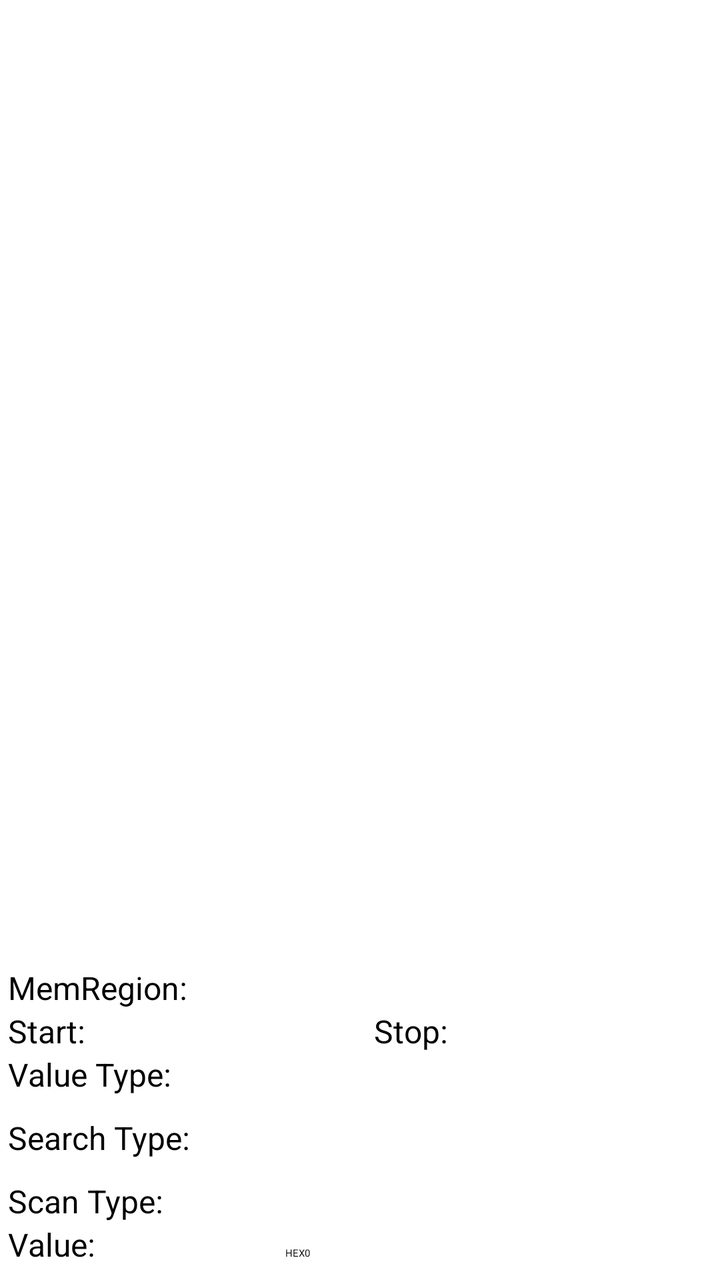
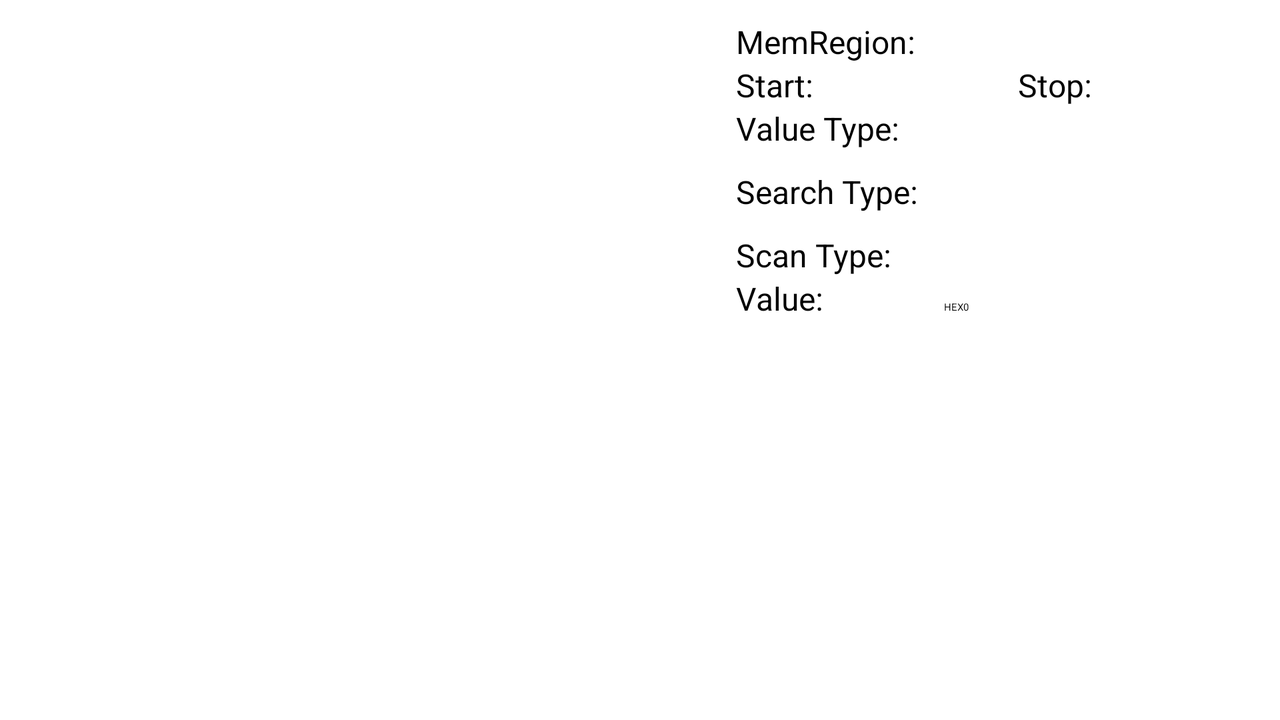

One screen, two layout resources from the same app: the default and the repository's alternative for another configuration. Each is rendered where Android would select it; the XML of both is given below.
<!-- AndroidManifest.xml: activity theme CitraBase -->
<!-- res/layout/activity_memory.xml -->
<?xml version="1.0" encoding="utf-8"?>
<RelativeLayout xmlns:android="http://schemas.android.com/apk/res/android"
    xmlns:app="http://schemas.android.com/apk/res-auto"
    android:layout_width="match_parent"
    android:layout_height="match_parent">

    <androidx.appcompat.widget.Toolbar
        android:id="@+id/toolbar"
        android:theme="@style/ThemeOverlay.AppCompat.Dark.ActionBar"
        app:popupTheme="@style/ThemeOverlay.AppCompat.DayNight"
        android:background="?attr/colorPrimary"
        android:layout_width="match_parent"
        android:layout_height="?attr/actionBarSize"
        android:layout_alignParentTop="true" />

    <androidx.recyclerview.widget.RecyclerView
        android:id="@+id/memory_list"
        android:layout_below="@id/toolbar"
        android:layout_above="@+id/memory_search_layout"
        android:layout_width="match_parent"
        android:layout_height="match_parent"/>

    <LinearLayout
        android:id="@+id/memory_search_layout"
        android:layout_alignParentBottom="true"
        android:orientation="vertical"
        android:layout_width="match_parent"
        android:layout_height="wrap_content">

        <LinearLayout
            android:orientation="horizontal"
            android:paddingTop="10dp"
            android:layout_width="match_parent"
            android:layout_height="wrap_content">

            <TextView
                android:text="@string/memory_region_text"
                android:textSize="16sp"
                android:layout_weight="1"
                android:paddingStart="4dp"
                android:layout_width="match_parent"
                android:layout_height="wrap_content"/>

            <Spinner
                android:id="@+id/spinner_mem_region"
                android:layout_weight="1"
                android:layout_width="match_parent"
                android:layout_height="wrap_content"/>

        </LinearLayout>

        <LinearLayout
            android:orientation="horizontal"
            android:layout_width="match_parent"
            android:layout_height="wrap_content">

            <TextView
                android:text="@string/memory_region_start"
                android:textSize="16sp"
                android:paddingStart="4dp"
                android:layout_width="wrap_content"
                android:layout_height="wrap_content"/>

            <EditText
                android:id="@+id/edit_region_start"
                android:layout_weight="1"
                android:layout_width="match_parent"
                android:layout_height="wrap_content"/>

            <TextView
                android:text="@string/memory_region_stop"
                android:textSize="16sp"
                android:paddingStart="8dp"
                android:layout_width="wrap_content"
                android:layout_height="wrap_content"/>

            <EditText
                android:id="@+id/edit_region_stop"
                android:layout_weight="1"
                android:layout_width="match_parent"
                android:layout_height="wrap_content"/>

        </LinearLayout>

        <LinearLayout
            android:orientation="horizontal"
            android:layout_width="match_parent"
            android:layout_height="wrap_content">

            <TextView
                android:text="@string/memory_value_type"
                android:textSize="16sp"
                android:layout_weight="1"
                android:paddingStart="4dp"
                android:layout_width="match_parent"
                android:layout_height="wrap_content"/>

            <Spinner
                android:id="@+id/spinner_value_type"
                android:layout_weight="1"
                android:layout_width="match_parent"
                android:layout_height="wrap_content"/>

        </LinearLayout>

        <LinearLayout
            android:orientation="horizontal"
            android:paddingTop="10dp"
            android:layout_width="match_parent"
            android:layout_height="wrap_content">

            <TextView
                android:text="@string/memory_search_type"
                android:textSize="16sp"
                android:layout_weight="1"
                android:paddingStart="4dp"
                android:layout_width="match_parent"
                android:layout_height="wrap_content"/>

            <Spinner
                android:id="@+id/spinner_search_type"
                android:layout_weight="1"
                android:layout_width="match_parent"
                android:layout_height="wrap_content"/>

        </LinearLayout>

        <LinearLayout
            android:orientation="horizontal"
            android:paddingTop="10dp"
            android:layout_width="match_parent"
            android:layout_height="wrap_content">

            <TextView
                android:text="@string/memory_scan_type"
                android:textSize="16sp"
                android:layout_weight="1"
                android:paddingStart="4dp"
                android:layout_width="match_parent"
                android:layout_height="wrap_content"/>

            <Spinner
                android:id="@+id/spinner_scan_type"
                android:layout_weight="1"
                android:layout_width="match_parent"
                android:layout_height="wrap_content"/>

        </LinearLayout>

        <LinearLayout
            android:orientation="horizontal"
            android:layout_width="match_parent"
            android:layout_height="wrap_content">

            <TextView
                android:text="@string/memory_search_value"
                android:textSize="16sp"
                android:layout_weight="10"
                android:paddingStart="4dp"
                android:layout_width="match_parent"
                android:layout_height="wrap_content"/>

            <CheckBox
                android:id="@+id/checkbox_hex"
                android:text="HEX"
                android:layoutDirection="rtl"
                android:layout_width="wrap_content"
                android:layout_height="wrap_content"/>

            <EditText
                android:id="@+id/edit_search_value"
                android:text="0"
                android:layout_weight="7"
                android:layout_width="match_parent"
                android:layout_height="wrap_content"/>

        </LinearLayout>

        <LinearLayout
            android:orientation="horizontal"
            android:layout_width="match_parent"
            android:layout_height="wrap_content">

            <Button
                android:id="@+id/btn_search"
                android:text="@string/memory_btn_search"
                android:layout_weight="1"
                style="@style/CitraTheme.Button"
                android:stateListAnimator="@null"
                android:layout_width="wrap_content"
                android:layout_height="wrap_content"/>

            <Button
                android:id="@+id/btn_view"
                android:text="@string/memory_btn_view"
                android:layout_weight="1"
                style="@style/CitraTheme.Button"
                android:stateListAnimator="@null"
                android:layout_width="wrap_content"
                android:layout_height="wrap_content"/>

            <Button
                android:id="@+id/btn_reset"
                android:text="@string/memory_btn_reset"
                android:layout_weight="1"
                style="@style/CitraTheme.Button"
                android:stateListAnimator="@null"
                android:layout_width="wrap_content"
                android:layout_height="wrap_content"/>

        </LinearLayout>

    </LinearLayout>

</RelativeLayout>
<!-- resources referenced by this layout -->
<resources>
  <string name="memory_btn_reset">Reset</string>
  <string name="memory_btn_search">Search</string>
  <string name="memory_btn_view">View</string>
  <string name="memory_region_start">Start:</string>
  <string name="memory_region_stop">Stop:</string>
  <string name="memory_region_text">MemRegion:</string>
  <string name="memory_scan_type">Scan Type:</string>
  <string name="memory_search_type">Search Type:</string>
  <string name="memory_search_value">Value:</string>
  <string name="memory_value_type">Value Type:</string>
  <style name="CitraTheme.Button" parent="Widget.AppCompat.Button.Colored">
          <item name="android:textColor">@color/citra_accent_white</item>
      </style>
  <color name="citra_accent_white">#FFFFFF</color>
</resources>
<!-- res/layout-land/activity_memory.xml (the repository's variant of the layout above) -->
<!-- drawn on the phone turned sideways -->
<?xml version="1.0" encoding="utf-8"?>
<RelativeLayout xmlns:android="http://schemas.android.com/apk/res/android"
    xmlns:app="http://schemas.android.com/apk/res-auto"
    android:layout_width="match_parent"
    android:layout_height="match_parent">

    <androidx.appcompat.widget.Toolbar
        android:id="@+id/toolbar"
        android:theme="@style/ThemeOverlay.AppCompat.Dark.ActionBar"
        app:popupTheme="@style/ThemeOverlay.AppCompat.DayNight"
        android:background="?attr/colorPrimary"
        android:layout_width="match_parent"
        android:layout_height="?attr/actionBarSize"
        android:layout_alignParentTop="true" />

    <androidx.recyclerview.widget.RecyclerView
        android:id="@+id/memory_list"
        android:layout_below="@id/toolbar"
        android:layout_alignParentStart="true"
        android:layout_width="364dp"
        android:layout_height="match_parent"/>

    <LinearLayout
        android:id="@+id/memory_search_layout"
        android:layout_below="@id/toolbar"
        android:layout_toEndOf="@id/memory_list"
        android:layout_alignParentEnd="true"
        android:orientation="vertical"
        android:layout_width="match_parent"
        android:layout_height="match_parent">

        <LinearLayout
            android:orientation="horizontal"
            android:paddingTop="10dp"
            android:layout_width="match_parent"
            android:layout_height="wrap_content">

            <TextView
                android:text="@string/memory_region_text"
                android:textSize="16sp"
                android:layout_weight="1"
                android:paddingStart="4dp"
                android:layout_width="match_parent"
                android:layout_height="wrap_content"/>

            <Spinner
                android:id="@+id/spinner_mem_region"
                android:layout_weight="1"
                android:layout_width="match_parent"
                android:layout_height="wrap_content"/>

        </LinearLayout>

        <LinearLayout
            android:orientation="horizontal"
            android:layout_width="match_parent"
            android:layout_height="wrap_content">

            <TextView
                android:text="@string/memory_region_start"
                android:textSize="16sp"
                android:paddingStart="4dp"
                android:layout_width="wrap_content"
                android:layout_height="wrap_content"/>

            <EditText
                android:id="@+id/edit_region_start"
                android:layout_weight="1"
                android:layout_width="match_parent"
                android:layout_height="wrap_content"/>

            <TextView
                android:text="@string/memory_region_stop"
                android:textSize="16sp"
                android:paddingStart="8dp"
                android:layout_width="wrap_content"
                android:layout_height="wrap_content"/>

            <EditText
                android:id="@+id/edit_region_stop"
                android:layout_weight="1"
                android:layout_width="match_parent"
                android:layout_height="wrap_content"/>

        </LinearLayout>

        <LinearLayout
            android:orientation="horizontal"
            android:layout_width="match_parent"
            android:layout_height="wrap_content">

            <TextView
                android:text="@string/memory_value_type"
                android:textSize="16sp"
                android:layout_weight="1"
                android:paddingStart="4dp"
                android:layout_width="match_parent"
                android:layout_height="wrap_content"/>

            <Spinner
                android:id="@+id/spinner_value_type"
                android:layout_weight="1"
                android:layout_width="match_parent"
                android:layout_height="wrap_content"/>

        </LinearLayout>

        <LinearLayout
            android:orientation="horizontal"
            android:paddingTop="10dp"
            android:layout_width="match_parent"
            android:layout_height="wrap_content">

            <TextView
                android:text="@string/memory_search_type"
                android:textSize="16sp"
                android:layout_weight="1"
                android:paddingStart="4dp"
                android:layout_width="match_parent"
                android:layout_height="wrap_content"/>

            <Spinner
                android:id="@+id/spinner_search_type"
                android:layout_weight="1"
                android:layout_width="match_parent"
                android:layout_height="wrap_content"/>

        </LinearLayout>

        <LinearLayout
            android:orientation="horizontal"
            android:paddingTop="10dp"
            android:layout_width="match_parent"
            android:layout_height="wrap_content">

            <TextView
                android:text="@string/memory_scan_type"
                android:textSize="16sp"
                android:layout_weight="1"
                android:paddingStart="4dp"
                android:layout_width="match_parent"
                android:layout_height="wrap_content"/>

            <Spinner
                android:id="@+id/spinner_scan_type"
                android:layout_weight="1"
                android:layout_width="match_parent"
                android:layout_height="wrap_content"/>

        </LinearLayout>

        <LinearLayout
            android:orientation="horizontal"
            android:layout_width="match_parent"
            android:layout_height="wrap_content">

            <TextView
                android:text="@string/memory_search_value"
                android:textSize="16sp"
                android:layout_weight="10"
                android:paddingStart="4dp"
                android:layout_width="match_parent"
                android:layout_height="wrap_content"/>

            <CheckBox
                android:id="@+id/checkbox_hex"
                android:text="HEX"
                android:layoutDirection="rtl"
                android:layout_width="wrap_content"
                android:layout_height="wrap_content"/>

            <EditText
                android:id="@+id/edit_search_value"
                android:text="0"
                android:layout_weight="7"
                android:layout_width="match_parent"
                android:layout_height="wrap_content"/>

        </LinearLayout>

        <LinearLayout
            android:orientation="horizontal"
            android:layout_width="match_parent"
            android:layout_height="wrap_content">

            <Button
                android:id="@+id/btn_search"
                android:text="@string/memory_btn_search"
                android:layout_weight="1"
                style="@style/CitraTheme.Button"
                android:stateListAnimator="@null"
                android:layout_width="wrap_content"
                android:layout_height="wrap_content"/>

            <Button
                android:id="@+id/btn_view"
                android:text="@string/memory_btn_view"
                android:layout_weight="1"
                style="@style/CitraTheme.Button"
                android:stateListAnimator="@null"
                android:layout_width="wrap_content"
                android:layout_height="wrap_content"/>

            <Button
                android:id="@+id/btn_reset"
                android:text="@string/memory_btn_reset"
                android:layout_weight="1"
                style="@style/CitraTheme.Button"
                android:stateListAnimator="@null"
                android:layout_width="wrap_content"
                android:layout_height="wrap_content"/>

        </LinearLayout>

    </LinearLayout>

</RelativeLayout>
